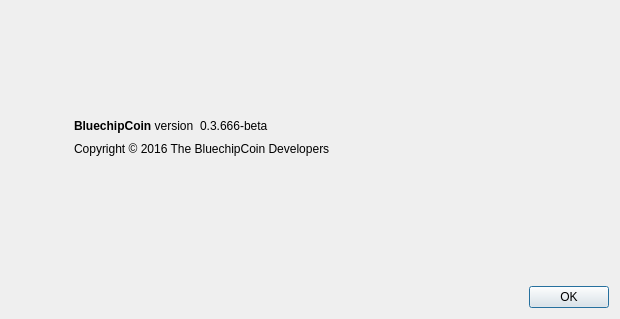
<?xml version="1.0" encoding="UTF-8"?>
<ui version="4.0">
 <class>AboutDialog</class>
 <widget class="QDialog" name="AboutDialog">
  <property name="geometry">
   <rect>
    <x>0</x>
    <y>0</y>
    <width>620</width>
    <height>319</height>
   </rect>
  </property>
  <property name="windowTitle">
   <string>About BluechipCoin</string>
  </property>
  <layout class="QHBoxLayout" name="horizontalLayout_2">
   <item>
    <widget class="QLabel" name="label_4">
     <property name="sizePolicy">
      <sizepolicy hsizetype="Preferred" vsizetype="Ignored">
       <horstretch>0</horstretch>
       <verstretch>0</verstretch>
      </sizepolicy>
     </property>
     <property name="pixmap">
      <pixmap resource="../bitcoin.qrc">:/images/about</pixmap>
     </property>
    </widget>
   </item>
   <item>
    <layout class="QVBoxLayout" name="verticalLayout_2">
     <property name="leftMargin">
      <number>50</number>
     </property>
     <item>
      <spacer name="verticalSpacer_2">
       <property name="orientation">
        <enum>Qt::Vertical</enum>
       </property>
       <property name="sizeHint" stdset="0">
        <size>
         <width>20</width>
         <height>40</height>
        </size>
       </property>
      </spacer>
     </item>
     <item>
      <layout class="QHBoxLayout" name="horizontalLayout">
       <item>
        <widget class="QLabel" name="label">
         <property name="cursor">
          <cursorShape>IBeamCursor</cursorShape>
         </property>
         <property name="text">
          <string>&lt;html&gt;&lt;head/&gt;&lt;body&gt;&lt;p&gt;&lt;span style=&quot; font-weight:600;&quot;&gt;BluechipCoin&lt;/span&gt; version&lt;/p&gt;&lt;/body&gt;&lt;/html&gt;</string>
         </property>
         <property name="textInteractionFlags">
          <set>Qt::LinksAccessibleByMouse|Qt::TextSelectableByKeyboard|Qt::TextSelectableByMouse</set>
         </property>
        </widget>
       </item>
       <item>
        <widget class="QLabel" name="versionLabel">
         <property name="cursor">
          <cursorShape>IBeamCursor</cursorShape>
         </property>
         <property name="text">
          <string notr="true">0.3.666-beta</string>
         </property>
         <property name="textInteractionFlags">
          <set>Qt::LinksAccessibleByMouse|Qt::TextSelectableByKeyboard|Qt::TextSelectableByMouse</set>
         </property>
        </widget>
       </item>
       <item>
        <spacer name="horizontalSpacer">
         <property name="orientation">
          <enum>Qt::Horizontal</enum>
         </property>
         <property name="sizeHint" stdset="0">
          <size>
           <width>40</width>
           <height>20</height>
          </size>
         </property>
        </spacer>
       </item>
      </layout>
     </item>
     <item>
      <widget class="QLabel" name="copyrightLabel">
       <property name="cursor">
        <cursorShape>IBeamCursor</cursorShape>
       </property>
       <property name="text">
        <string notr="true">Copyright &amp;copy; 2016 The BluechipCoin Developers</string>
       </property>
       <property name="textFormat">
        <enum>Qt::RichText</enum>
       </property>
       <property name="textInteractionFlags">
        <set>Qt::LinksAccessibleByMouse|Qt::TextSelectableByKeyboard|Qt::TextSelectableByMouse</set>
       </property>
      </widget>
     </item>
     <item>
      <widget class="QLabel" name="label_2">
       <property name="cursor">
        <cursorShape>IBeamCursor</cursorShape>
       </property>
       <property name="text">
        <string/>
       </property>
       <property name="wordWrap">
        <bool>true</bool>
       </property>
       <property name="textInteractionFlags">
        <set>Qt::LinksAccessibleByMouse|Qt::TextSelectableByKeyboard|Qt::TextSelectableByMouse</set>
       </property>
      </widget>
     </item>
     <item>
      <spacer name="verticalSpacer">
       <property name="orientation">
        <enum>Qt::Vertical</enum>
       </property>
       <property name="sizeHint" stdset="0">
        <size>
         <width>20</width>
         <height>40</height>
        </size>
       </property>
      </spacer>
     </item>
     <item>
      <widget class="QDialogButtonBox" name="buttonBox">
       <property name="orientation">
        <enum>Qt::Horizontal</enum>
       </property>
       <property name="standardButtons">
        <set>QDialogButtonBox::Ok</set>
       </property>
      </widget>
     </item>
    </layout>
   </item>
  </layout>
 </widget>
 <resources>
  <include location="../bitcoin.qrc"/>
 </resources>
 <connections>
  <connection>
   <sender>buttonBox</sender>
   <signal>accepted()</signal>
   <receiver>AboutDialog</receiver>
   <slot>accept()</slot>
   <hints>
    <hint type="sourcelabel">
     <x>360</x>
     <y>308</y>
    </hint>
    <hint type="destinationlabel">
     <x>157</x>
     <y>274</y>
    </hint>
   </hints>
  </connection>
  <connection>
   <sender>buttonBox</sender>
   <signal>rejected()</signal>
   <receiver>AboutDialog</receiver>
   <slot>reject()</slot>
   <hints>
    <hint type="sourcelabel">
     <x>428</x>
     <y>308</y>
    </hint>
    <hint type="destinationlabel">
     <x>286</x>
     <y>274</y>
    </hint>
   </hints>
  </connection>
 </connections>
</ui>
